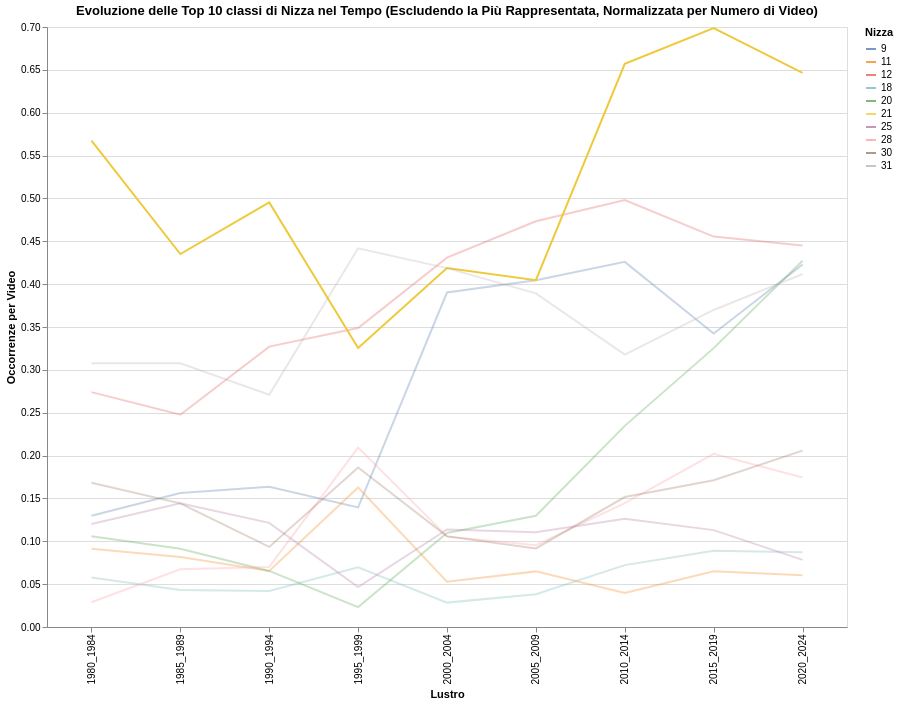

Vega-Lite specification for this chart:
### Vega-Lite specification from a JSON file in a GitHub repository (floating-point values rounded to 4 significant figures)
{"config": {"view": {"continuousWidth": 300, "continuousHeight": 300}}, "data": {"name": "data-922843d0e4f96cffaf04ca710f1c478b"}, "mark": {"type": "line"}, "encoding": {"color": {"field": "Nizza", "title": "Nizza", "type": "nominal"}, "opacity": {"condition": {"param": "param_29", "value": 1}, "value": 0.3}, "x": {"field": "lustro", "title": "Lustro", "type": "ordinal"}, "y": {"field": "normalized_counts", "title": "Occorrenze per Video", "type": "quantitative"}}, "height": 600, "params": [{"name": "param_29", "select": {"type": "point", "fields": ["Nizza"]}, "bind": {"input": "select", "options": [21.0, 12.0, 31.0, 9.0, 20.0, 30.0, 28.0, 25.0, 11.0, 18.0], "name": "Seleziona Classe di Nizza: "}, "value": 21.0}, {"name": "param_30", "select": {"type": "interval", "encodings": ["x", "y"]}, "bind": "scales"}], "title": "Evoluzione delle Top 10 classi di Nizza nel Tempo (Escludendo la Più Rappresentata, Normalizzata per Numero di Video)", "width": 800, "$schema": "https://vega.github.io/schema/vega-lite/v5.8.0.json", "datasets": {"data-922843d0e4f96cffaf04ca710f1c478b": [{"lustro": "1980_1984", "Nizza": 9.0, "counts": 27, "num_videos": 208, "normalized_counts": 0.1298}, {"lustro": "1980_1984", "Nizza": 11.0, "counts": 19, "num_videos": 208, "normalized_counts": 0.09135}, {"lustro": "1980_1984", "Nizza": 12.0, "counts": 57, "num_videos": 208, "normalized_counts": 0.274}, {"lustro": "1980_1984", "Nizza": 18.0, "counts": 12, "num_videos": 208, "normalized_counts": 0.05769}, {"lustro": "1980_1984", "Nizza": 20.0, "counts": 22, "num_videos": 208, "normalized_counts": 0.1058}, {"lustro": "1980_1984", "Nizza": 21.0, "counts": 118, "num_videos": 208, "normalized_counts": 0.5673}, {"lustro": "1980_1984", "Nizza": 25.0, "counts": 25, "num_videos": 208, "normalized_counts": 0.1202}, {"lustro": "1980_1984", "Nizza": 28.0, "counts": 6, "num_videos": 208, "normalized_counts": 0.02885}, {"lustro": "1980_1984", "Nizza": 30.0, "counts": 35, "num_videos": 208, "normalized_counts": 0.1683}, {"lustro": "1980_1984", "Nizza": 31.0, "counts": 64, "num_videos": 208, "normalized_counts": 0.3077}, {"lustro": "1985_1989", "Nizza": 9.0, "counts": 65, "num_videos": 416, "normalized_counts": 0.1562}, {"lustro": "1985_1989", "Nizza": 11.0, "counts": 34, "num_videos": 416, "normalized_counts": 0.08173}, {"lustro": "1985_1989", "Nizza": 12.0, "counts": 103, "num_videos": 416, "normalized_counts": 0.2476}, {"lustro": "1985_1989", "Nizza": 18.0, "counts": 18, "num_videos": 416, "normalized_counts": 0.04327}, {"lustro": "1985_1989", "Nizza": 20.0, "counts": 38, "num_videos": 416, "normalized_counts": 0.09135}, {"lustro": "1985_1989", "Nizza": 21.0, "counts": 181, "num_videos": 416, "normalized_counts": 0.4351}, {"lustro": "1985_1989", "Nizza": 25.0, "counts": 60, "num_videos": 416, "normalized_counts": 0.1442}, {"lustro": "1985_1989", "Nizza": 28.0, "counts": 28, "num_videos": 416, "normalized_counts": 0.06731}, {"lustro": "1985_1989", "Nizza": 30.0, "counts": 60, "num_videos": 416, "normalized_counts": 0.1442}, {"lustro": "1985_1989", "Nizza": 31.0, "counts": 128, "num_videos": 416, "normalized_counts": 0.3077}, {"lustro": "1990_1994", "Nizza": 9.0, "counts": 35, "num_videos": 214, "normalized_counts": 0.1636}, {"lustro": "1990_1994", "Nizza": 11.0, "counts": 14, "num_videos": 214, "normalized_counts": 0.06542}, {"lustro": "1990_1994", "Nizza": 12.0, "counts": 70, "num_videos": 214, "normalized_counts": 0.3271}, {"lustro": "1990_1994", "Nizza": 18.0, "counts": 9, "num_videos": 214, "normalized_counts": 0.04206}, {"lustro": "1990_1994", "Nizza": 20.0, "counts": 14, "num_videos": 214, "normalized_counts": 0.06542}, {"lustro": "1990_1994", "Nizza": 21.0, "counts": 106, "num_videos": 214, "normalized_counts": 0.4953}, {"lustro": "1990_1994", "Nizza": 25.0, "counts": 26, "num_videos": 214, "normalized_counts": 0.1215}, {"lustro": "1990_1994", "Nizza": 28.0, "counts": 15, "num_videos": 214, "normalized_counts": 0.07009}, {"lustro": "1990_1994", "Nizza": 30.0, "counts": 20, "num_videos": 214, "normalized_counts": 0.09346}, {"lustro": "1990_1994", "Nizza": 31.0, "counts": 58, "num_videos": 214, "normalized_counts": 0.271}, {"lustro": "1995_1999", "Nizza": 9.0, "counts": 6, "num_videos": 43, "normalized_counts": 0.1395}, {"lustro": "1995_1999", "Nizza": 11.0, "counts": 7, "num_videos": 43, "normalized_counts": 0.1628}, {"lustro": "1995_1999", "Nizza": 12.0, "counts": 15, "num_videos": 43, "normalized_counts": 0.3488}, {"lustro": "1995_1999", "Nizza": 18.0, "counts": 3, "num_videos": 43, "normalized_counts": 0.06977}, {"lustro": "1995_1999", "Nizza": 20.0, "counts": 1, "num_videos": 43, "normalized_counts": 0.02326}, {"lustro": "1995_1999", "Nizza": 21.0, "counts": 14, "num_videos": 43, "normalized_counts": 0.3256}, {"lustro": "1995_1999", "Nizza": 25.0, "counts": 2, "num_videos": 43, "normalized_counts": 0.04651}, {"lustro": "1995_1999", "Nizza": 28.0, "counts": 9, "num_videos": 43, "normalized_counts": 0.2093}, {"lustro": "1995_1999", "Nizza": 30.0, "counts": 8, "num_videos": 43, "normalized_counts": 0.186}, {"lustro": "1995_1999", "Nizza": 31.0, "counts": 19, "num_videos": 43, "normalized_counts": 0.4419}, {"lustro": "2000_2004", "Nizza": 9.0, "counts": 96, "num_videos": 246, "normalized_counts": 0.3902}, {"lustro": "2000_2004", "Nizza": 11.0, "counts": 13, "num_videos": 246, "normalized_counts": 0.05285}, {"lustro": "2000_2004", "Nizza": 12.0, "counts": 106, "num_videos": 246, "normalized_counts": 0.4309}, {"lustro": "2000_2004", "Nizza": 18.0, "counts": 7, "num_videos": 246, "normalized_counts": 0.02846}, {"lustro": "2000_2004", "Nizza": 20.0, "counts": 27, "num_videos": 246, "normalized_counts": 0.1098}, {"lustro": "2000_2004", "Nizza": 21.0, "counts": 103, "num_videos": 246, "normalized_counts": 0.4187}, {"lustro": "2000_2004", "Nizza": 25.0, "counts": 28, "num_videos": 246, "normalized_counts": 0.1138}, {"lustro": "2000_2004", "Nizza": 28.0, "counts": 26, "num_videos": 246, "normalized_counts": 0.1057}, {"lustro": "2000_2004", "Nizza": 30.0, "counts": 26, "num_videos": 246, "normalized_counts": 0.1057}, {"lustro": "2000_2004", "Nizza": 31.0, "counts": 103, "num_videos": 246, "normalized_counts": 0.4187}, {"lustro": "2005_2009", "Nizza": 9.0, "counts": 106, "num_videos": 262, "normalized_counts": 0.4046}, {"lustro": "2005_2009", "Nizza": 11.0, "counts": 17, "num_videos": 262, "normalized_counts": 0.06489}, {"lustro": "2005_2009", "Nizza": 12.0, "counts": 124, "num_videos": 262, "normalized_counts": 0.4733}, {"lustro": "2005_2009", "Nizza": 18.0, "counts": 10, "num_videos": 262, "normalized_counts": 0.03817}, {"lustro": "2005_2009", "Nizza": 20.0, "counts": 34, "num_videos": 262, "normalized_counts": 0.1298}, {"lustro": "2005_2009", "Nizza": 21.0, "counts": 106, "num_videos": 262, "normalized_counts": 0.4046}, {"lustro": "2005_2009", "Nizza": 25.0, "counts": 29, "num_videos": 262, "normalized_counts": 0.1107}, {"lustro": "2005_2009", "Nizza": 28.0, "counts": 25, "num_videos": 262, "normalized_counts": 0.09542}, {"lustro": "2005_2009", "Nizza": 30.0, "counts": 24, "num_videos": 262, "normalized_counts": 0.0916}, {"lustro": "2005_2009", "Nizza": 31.0, "counts": 102, "num_videos": 262, "normalized_counts": 0.3893}, {"lustro": "2010_2014", "Nizza": 9.0, "counts": 118, "num_videos": 277, "normalized_counts": 0.426}, {"lustro": "2010_2014", "Nizza": 11.0, "counts": 11, "num_videos": 277, "normalized_counts": 0.03971}, {"lustro": "2010_2014", "Nizza": 12.0, "counts": 138, "num_videos": 277, "normalized_counts": 0.4982}, {"lustro": "2010_2014", "Nizza": 18.0, "counts": 20, "num_videos": 277, "normalized_counts": 0.0722}, {"lustro": "2010_2014", "Nizza": 20.0, "counts": 65, "num_videos": 277, "normalized_counts": 0.2347}, {"lustro": "2010_2014", "Nizza": 21.0, "counts": 182, "num_videos": 277, "normalized_counts": 0.657}, {"lustro": "2010_2014", "Nizza": 25.0, "counts": 35, "num_videos": 277, "normalized_counts": 0.1264}, {"lustro": "2010_2014", "Nizza": 28.0, "counts": 40, "num_videos": 277, "normalized_counts": 0.1444}, {"lustro": "2010_2014", "Nizza": 30.0, "counts": 42, "num_videos": 277, "normalized_counts": 0.1516}, {"lustro": "2010_2014", "Nizza": 31.0, "counts": 88, "num_videos": 277, "normalized_counts": 0.3177}, {"lustro": "2015_2019", "Nizza": 9.0, "counts": 100, "num_videos": 292, "normalized_counts": 0.3425}, {"lustro": "2015_2019", "Nizza": 11.0, "counts": 19, "num_videos": 292, "normalized_counts": 0.06507}, {"lustro": "2015_2019", "Nizza": 12.0, "counts": 133, "num_videos": 292, "normalized_counts": 0.4555}, {"lustro": "2015_2019", "Nizza": 18.0, "counts": 26, "num_videos": 292, "normalized_counts": 0.08904}, {"lustro": "2015_2019", "Nizza": 20.0, "counts": 95, "num_videos": 292, "normalized_counts": 0.3253}, {"lustro": "2015_2019", "Nizza": 21.0, "counts": 204, "num_videos": 292, "normalized_counts": 0.6986}, {"lustro": "2015_2019", "Nizza": 25.0, "counts": 33, "num_videos": 292, "normalized_counts": 0.113}, {"lustro": "2015_2019", "Nizza": 28.0, "counts": 59, "num_videos": 292, "normalized_counts": 0.2021}, {"lustro": "2015_2019", "Nizza": 30.0, "counts": 50, "num_videos": 292, "normalized_counts": 0.1712}, {"lustro": "2015_2019", "Nizza": 31.0, "counts": 108, "num_videos": 292, "normalized_counts": 0.3699}, {"lustro": "2020_2024", "Nizza": 9.0, "counts": 189, "num_videos": 447, "normalized_counts": 0.4228}, {"lustro": "2020_2024", "Nizza": 11.0, "counts": 27, "num_videos": 447, "normalized_counts": 0.0604}, {"lustro": "2020_2024", "Nizza": 12.0, "counts": 199, "num_videos": 447, "normalized_counts": 0.4452}, {"lustro": "2020_2024", "Nizza": 18.0, "counts": 39, "num_videos": 447, "normalized_counts": 0.08725}, {"lustro": "2020_2024", "Nizza": 20.0, "counts": 191, "num_videos": 447, "normalized_counts": 0.4273}, {"lustro": "2020_2024", "Nizza": 21.0, "counts": 289, "num_videos": 447, "normalized_counts": 0.6465}, {"lustro": "2020_2024", "Nizza": 25.0, "counts": 35, "num_videos": 447, "normalized_counts": 0.0783}, {"lustro": "2020_2024", "Nizza": 28.0, "counts": 78, "num_videos": 447, "normalized_counts": 0.1745}, {"lustro": "2020_2024", "Nizza": 30.0, "counts": 92, "num_videos": 447, "normalized_counts": 0.2058}, {"lustro": "2020_2024", "Nizza": 31.0, "counts": 184, "num_videos": 447, "normalized_counts": 0.4116}]}}
